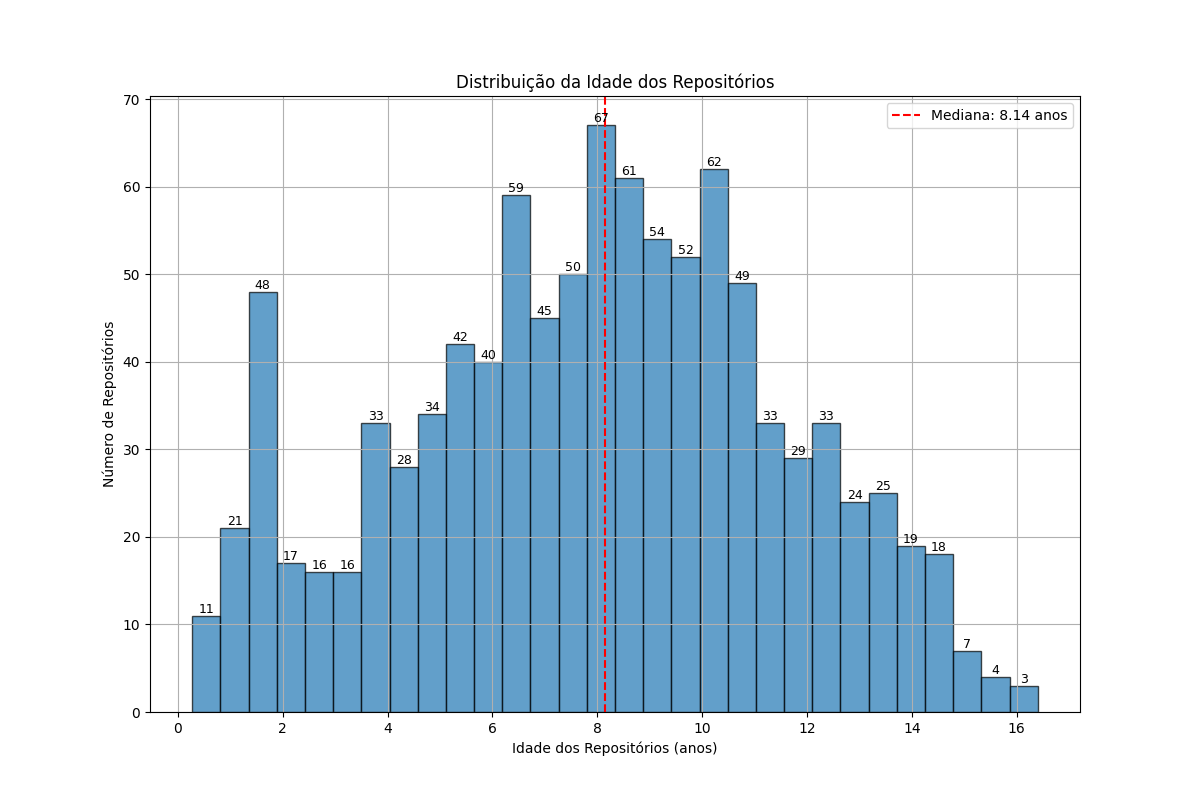

Reproduce this figure in Python.
import pandas as pd
import matplotlib.pyplot as plt
from datetime import datetime, timezone
import statistics


df = pd.read_csv('../github_repositories_1000.csv')
df['createdAt'] = pd.to_datetime(df['createdAt'], utc=True)
now = datetime.now(timezone.utc)

ages = []

for valor in df['createdAt']:
    age = (now - valor).days / 365.25
    ages.append(age)

median_age = statistics.median(ages)

plt.figure(figsize=(12, 8))  # Ajuste o tamanho da figura se necessário
n, bins, patches = plt.hist(ages, bins=30, edgecolor='black', alpha=0.7)

plt.axvline(median_age, color='red', linestyle='dashed', linewidth=1.5, label=f'Mediana: {median_age:.2f} anos')

for count, bin_edge in zip(n, bins):
    plt.text(bin_edge + (bins[1] - bins[0]) / 2, count, f'{int(count)}', 
        ha='center', va='bottom', fontsize=9, color='black')

plt.title('Distribuição da Idade dos Repositórios')
plt.xlabel('Idade dos Repositórios (anos)')
plt.ylabel('Número de Repositórios')
plt.legend()
plt.grid(True)
plt.show()
